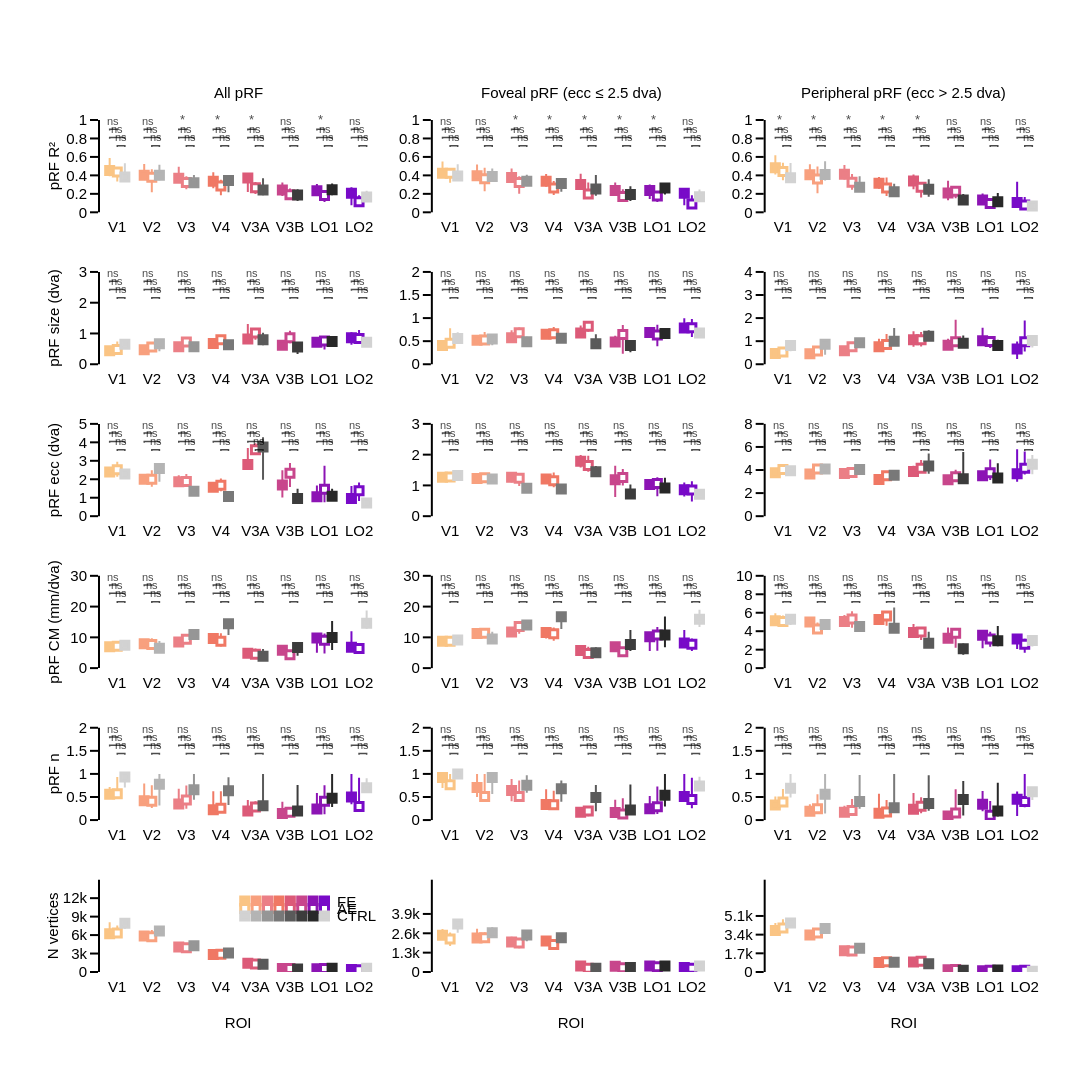
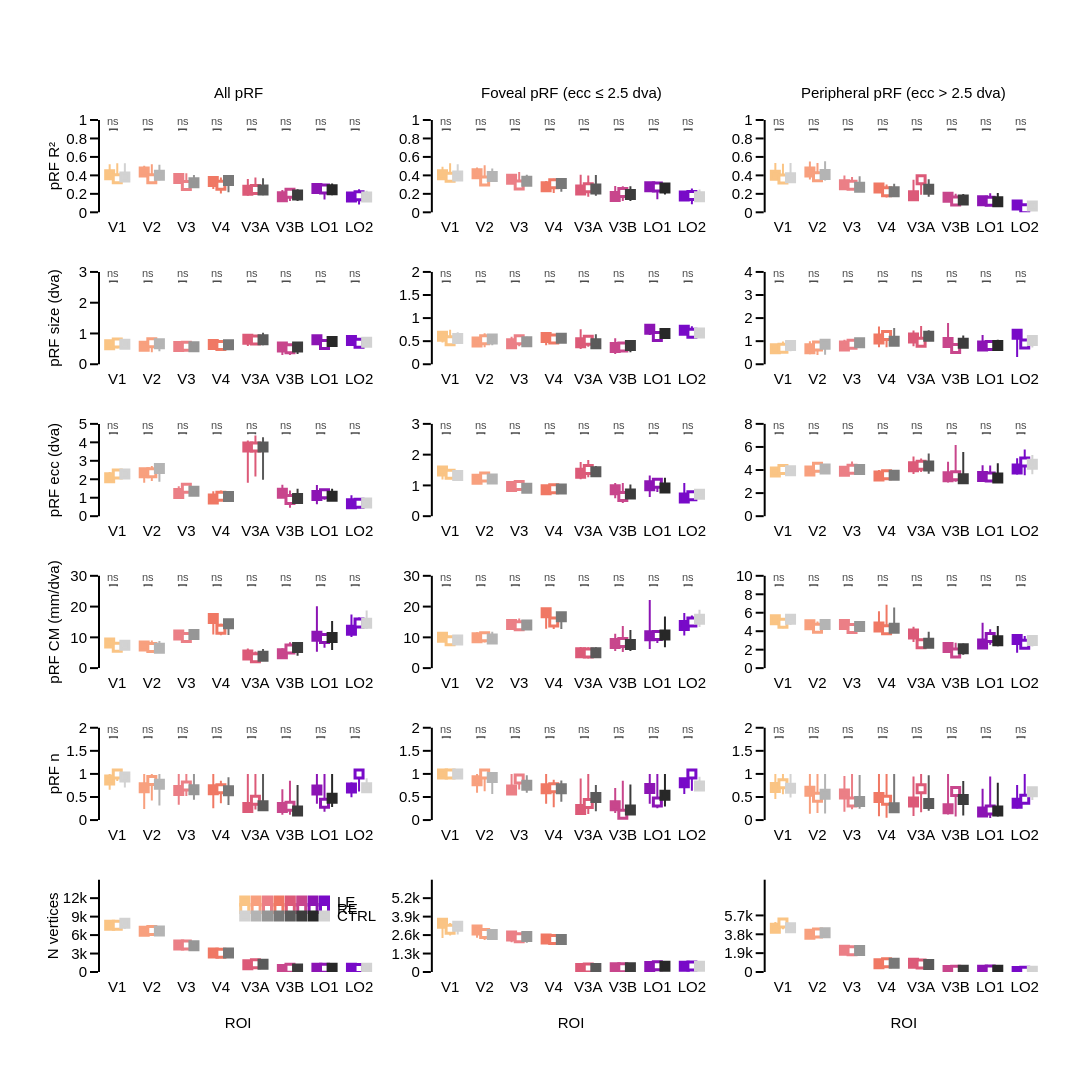

Write notebook code for charts like these, in order.
### Markdown cell above
### For comparison: ecc-comp without filter (PSC data, same as the prf_analysis scripts)

### Code cell
for group in ['patient', 'control']:
    fig = ecc_comp_plot(df=ecc_grp[('none', group)], df_stats=ecc_stats[('none', group)], figure_info=figure_info_for(group),
                        eye_conditions=['AE-RE', 'FE-LE', 'CTRL'], show_stats=True)
    fig.show()
    fig.write_image('{}/prf_od-filter_group-{}_ecc-comp_no-filter.pdf'.format(fig_dir, group))

# Summary: patients, all eccentricities, median across subjects
cols = ['{}_median'.format(p) for p in params] + ['n_vert_median']
for filt in filters:
    g = ecc_grp[(filt, 'patient')]
    print('\nPatients, all eccentricities, filter = {}'.format(filt))
    print(g[g.ecc_category == 'all'].set_index([rois_to_plot, 'eye_condition'])[cols].unstack('eye_condition').reindex(rois).round(2).to_string())
